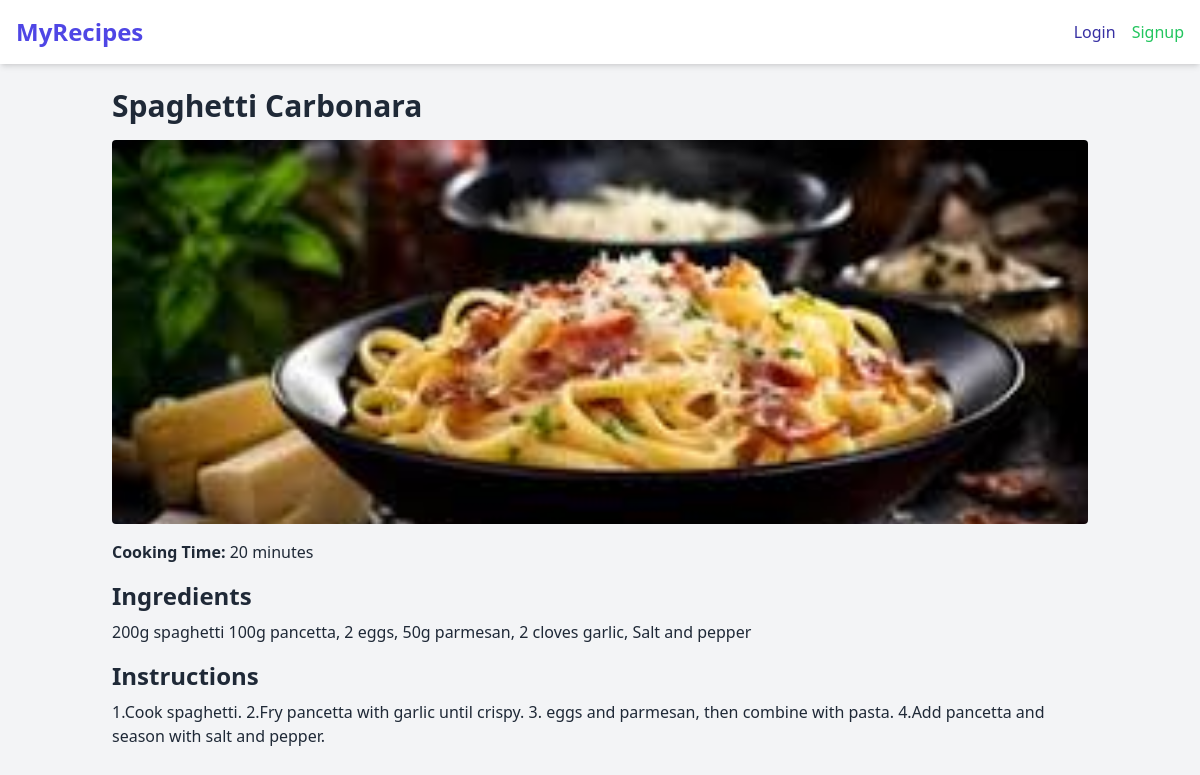
The page /recipe/5/ on the database its author committed.
### recipes/models.py (models this page shows, shortened)
class Recipe(models.Model):
    title = models.CharField(max_length=200)
    ingredients = models.TextField()
    instructions = models.TextField()
    cooking_time = models.IntegerField(help_text="Cooking time in minutes")
    category = models.ForeignKey(Category, on_delete=models.CASCADE)
    image = models.ImageField(upload_to='recipe_images/', blank=True, null=True)
    created_by = models.ForeignKey(User, on_delete=models.CASCADE)

### recipes/views.py (the view)
# urls.py: path('recipe/<int:pk>/', views.recipe_detail, name='recipe_detail'),
def recipe_detail(request, pk):
    recipe = get_object_or_404(Recipe, pk=pk)
    return render(request, 'recipes/recipe_detail.html', {'recipe': recipe})

### recipes/templates/recipes/recipe_detail.html (shortened to what this page needs)
{% extends 'recipes/base.html' %}
{% block content %}
<h1 class="text-3xl font-bold mb-4">{{ recipe.title }}</h1>
{% if recipe.image %}
<img src="{{ recipe.image.url }}" class="w-full max-h-96 object-cover rounded mb-4">
{% endif %}
<p class="mb-4"><strong>Cooking Time:</strong> {{ recipe.cooking_time }} minutes</p>
<h2 class="text-2xl font-bold mb-2">Ingredients</h2>
<p class="mb-4">{{ recipe.ingredients }}</p>
<h2 class="text-2xl font-bold mb-2">Instructions</h2>
<p class="mb-4">{{ recipe.instructions }}</p>
{% endblock %}

### recipes/templates/recipes/base.html (shortened to what this page needs)
<!DOCTYPE html>
<html lang="en">
<head>
    <script src="https://cdn.tailwindcss.com"></script>
</head>
<body class="bg-gray-100 text-gray-800 min-h-screen flex flex-col">
    <nav class="bg-white p-4 shadow-md flex justify-between items-center">
        <div>
            <a href="{% url 'recipe_list' %}" class="text-2xl font-bold text-indigo-600">MyRecipes</a>
        </div>
        <div class="flex items-center gap-4">
            {% if user.is_authenticated %}
                <a href="{% url 'recipe_create' %}" class="text-indigo-600 hover:text-indigo-800">Add Recipe</a>
                <a href="{% url 'category_create' %}" class="text-indigo-600 hover:text-indigo-800">Add Category</a>
                <form action="{% url 'logout' %}" method="post" class="inline">
                    {% csrf_token %}
                    <button type="submit" class="text-red-500 hover:text-red-700">Logout</button>
                </form>
            {% else %}
                <a href="{% url 'login' %}" class="text-indigo-800 hover:text-indigo-800">Login</a>
                <a href="{% url 'signup' %}" class="text-green-500 hover:text-green-700">Signup</a>
            {% endif %}
        </div>
    </nav>
    <main class="flex-1 container mx-auto p-6">
        {% block content %}
        {% endblock %}
    </main>
</body>
</html>

### rows shown on the page
Recipe: title "Spaghetti Carbonara", image (picture), cooking_time "20", ingredients "200g spaghetti 100g pancetta, 2 eggs, 50g parmesan, 2 cloves garlic, Salt and pepper", instructions "1.Cook spaghetti. 2.Fry pancetta with garlic until crispy. 3. eggs and parmesan, then combine with pasta. 4.Add pancetta and season with salt and pepper."
